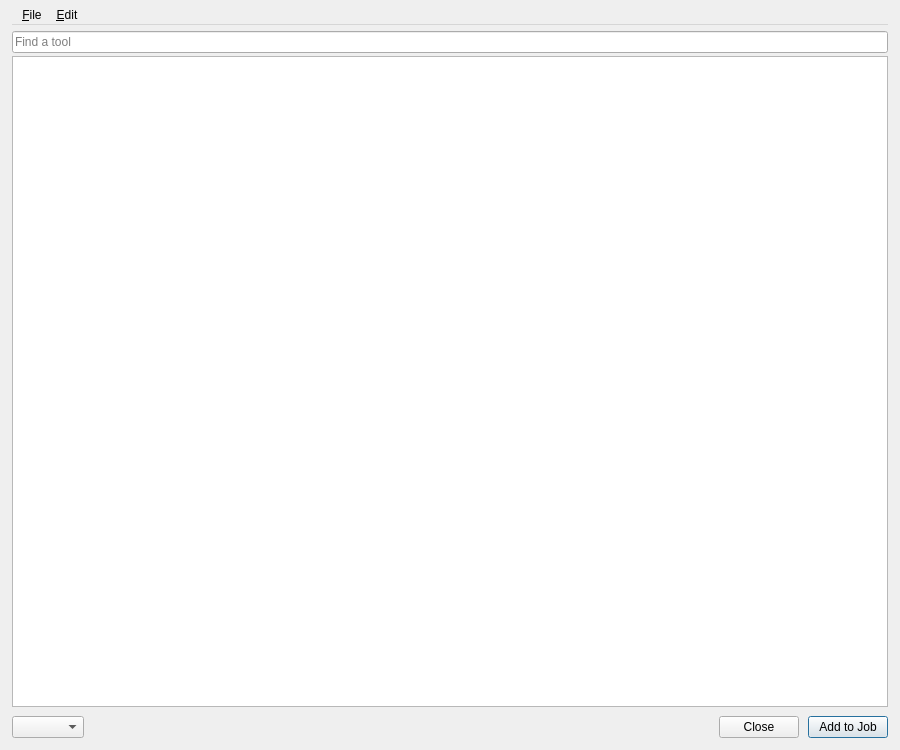
<?xml version="1.0" encoding="UTF-8"?>
<ui version="4.0">
 <class>MainWindow</class>
 <widget class="QDialog" name="MainWindow">
  <property name="geometry">
   <rect>
    <x>0</x>
    <y>0</y>
    <width>900</width>
    <height>750</height>
   </rect>
  </property>
  <property name="windowTitle">
   <string>Tool Library</string>
  </property>
  <layout class="QVBoxLayout" name="verticalLayout">
   <property name="leftMargin">
    <number>12</number>
   </property>
   <property name="topMargin">
    <number>6</number>
   </property>
   <property name="rightMargin">
    <number>12</number>
   </property>
   <property name="bottomMargin">
    <number>6</number>
   </property>
   <item>
    <widget class="QMenuBar" name="menubar">
     <widget class="QMenu" name="menuEdit">
      <property name="title">
       <string>&amp;Edit</string>
      </property>
      <addaction name="actionCopy"/>
      <addaction name="actionPaste"/>
      <addaction name="actionDelete"/>
      <addaction name="actionDuplicate"/>
      <addaction name="separator"/>
      <addaction name="actionPreferences"/>
     </widget>
     <widget class="QMenu" name="menu_Library">
      <property name="title">
       <string>&amp;File</string>
      </property>
      <addaction name="actionAddLibrary"/>
      <addaction name="actionEditLibrary"/>
      <addaction name="actionDeleteLibrary"/>
      <addaction name="actionImportLibrary"/>
      <addaction name="actionExportLibrary"/>
      <addaction name="separator"/>
      <addaction name="actionCreateTool"/>
      <addaction name="actionImportTool"/>
      <addaction name="separator"/>
      <addaction name="actionImportShape"/>
      <addaction name="separator"/>
      <addaction name="actionExit"/>
     </widget>
     <addaction name="menu_Library"/>
     <addaction name="menuEdit"/>
    </widget>
   </item>
   <item>
    <layout class="QHBoxLayout" name="horizontalLayout">
     <item>
      <layout class="QGridLayout" name="gridLayout">
       <property name="verticalSpacing">
        <number>3</number>
       </property>
       <item row="6" column="0">
        <layout class="QHBoxLayout" name="horizontalLayout_2" stretch="0,1,0">
         <property name="spacing">
          <number>9</number>
         </property>
         <property name="sizeConstraint">
          <enum>QLayout::SetMinimumSize</enum>
         </property>
         <property name="leftMargin">
          <number>0</number>
         </property>
         <property name="topMargin">
          <number>6</number>
         </property>
         <property name="rightMargin">
          <number>0</number>
         </property>
         <property name="bottomMargin">
          <number>6</number>
         </property>
         <item>
          <widget class="QComboBox" name="comboBoxLibrary">
           <property name="sizePolicy">
            <sizepolicy hsizetype="Fixed" vsizetype="Fixed">
             <horstretch>0</horstretch>
             <verstretch>0</verstretch>
            </sizepolicy>
           </property>
           <property name="editable">
            <bool>false</bool>
           </property>
           <property name="placeholderText">
            <string>Library</string>
           </property>
          </widget>
         </item>
         <item>
          <widget class="QDialogButtonBox" name="buttonBox">
           <property name="focusPolicy">
            <enum>Qt::TabFocus</enum>
           </property>
           <property name="standardButtons">
            <set>QDialogButtonBox::Close</set>
           </property>
          </widget>
         </item>
         <item>
          <widget class="QPushButton" name="pushButtonAddToJob">
           <property name="enabled">
            <bool>true</bool>
           </property>
           <property name="text">
            <string>Add to Job</string>
           </property>
           <property name="icon">
            <iconset>
             <normaloff>../resources/icons/add-to-job.svg</normaloff>../resources/icons/add-to-job.svg</iconset>
           </property>
           <property name="default">
            <bool>true</bool>
           </property>
          </widget>
         </item>
        </layout>
       </item>
       <item row="4" column="0">
        <widget class="QListWidget" name="listWidgetTools">
         <property name="alternatingRowColors">
          <bool>true</bool>
         </property>
         <property name="sortingEnabled">
          <bool>true</bool>
         </property>
        </widget>
       </item>
       <item row="0" column="0">
        <widget class="QLineEdit" name="lineEditSearch">
         <property name="frame">
          <bool>true</bool>
         </property>
         <property name="placeholderText">
          <string>Find a tool</string>
         </property>
         <property name="clearButtonEnabled">
          <bool>true</bool>
         </property>
        </widget>
       </item>
      </layout>
     </item>
    </layout>
   </item>
  </layout>
  <action name="actionCopy">
   <property name="icon">
    <iconset>
     <normaloff>../resources/icons/copy.svg</normaloff>../resources/icons/copy.svg</iconset>
   </property>
   <property name="text">
    <string>Copy</string>
   </property>
   <property name="shortcut">
    <string notr="true">Ctrl+C</string>
   </property>
   <property name="shortcutContext">
    <enum>Qt::WindowShortcut</enum>
   </property>
  </action>
  <action name="actionCut">
   <property name="icon">
    <iconset>
     <normaloff>../resources/icons/cut.svg</normaloff>../resources/icons/cut.svg</iconset>
   </property>
   <property name="text">
    <string>Cut</string>
   </property>
  </action>
  <action name="actionPaste">
   <property name="icon">
    <iconset>
     <normaloff>../resources/icons/paste.svg</normaloff>../resources/icons/paste.svg</iconset>
   </property>
   <property name="text">
    <string>Paste</string>
   </property>
   <property name="shortcut">
    <string notr="true">Ctrl+V</string>
   </property>
  </action>
  <action name="actionDelete">
   <property name="icon">
    <iconset>
     <normaloff>../resources/icons/delete.svg</normaloff>../resources/icons/delete.svg</iconset>
   </property>
   <property name="text">
    <string>Delete</string>
   </property>
   <property name="shortcut">
    <string notr="true">Del</string>
   </property>
  </action>
  <action name="actionPreferences">
   <property name="icon">
    <iconset>
     <normaloff>../resources/icons/tool-settings.svg</normaloff>../resources/icons/tool-settings.svg</iconset>
   </property>
   <property name="text">
    <string>Preferences</string>
   </property>
   <property name="shortcut">
    <string notr="true"/>
   </property>
  </action>
  <action name="actionDuplicate">
   <property name="icon">
    <iconset>
     <normaloff>../resources/icons/duplicate.svg</normaloff>../resources/icons/duplicate.svg</iconset>
   </property>
   <property name="text">
    <string>Duplicate</string>
   </property>
   <property name="shortcut">
    <string notr="true">Ctrl+D</string>
   </property>
  </action>
  <action name="actionAddLibrary">
   <property name="icon">
    <iconset>
     <normaloff>../resources/icons/add-library.svg</normaloff>../resources/icons/add-library.svg</iconset>
   </property>
   <property name="text">
    <string>Create a library...</string>
   </property>
  </action>
  <action name="actionDelete_selected_library">
   <property name="text">
    <string>Delete selected library</string>
   </property>
  </action>
  <action name="actionEditLibrary">
   <property name="icon">
    <iconset>
     <normaloff>../resources/icons/edit.svg</normaloff>../resources/icons/edit.svg</iconset>
   </property>
   <property name="text">
    <string>Library properties...</string>
   </property>
  </action>
  <action name="actionCreateTool">
   <property name="icon">
    <iconset>
     <normaloff>../resources/icons/tool-create.svg</normaloff>../resources/icons/tool-create.svg</iconset>
   </property>
   <property name="text">
    <string>Create a tool...</string>
   </property>
   <property name="shortcut">
    <string>+</string>
   </property>
  </action>
  <action name="actionExportLibrary">
   <property name="icon">
    <iconset>
     <normaloff>../resources/icons/export.svg</normaloff>../resources/icons/export.svg</iconset>
   </property>
   <property name="text">
    <string>Export selected library...</string>
   </property>
  </action>
  <action name="actionDeleteLibrary">
   <property name="icon">
    <iconset>
     <normaloff>../resources/icons/delete.svg</normaloff>../resources/icons/delete.svg</iconset>
   </property>
   <property name="text">
    <string>Delete selected library</string>
   </property>
  </action>
  <action name="actionImportShape">
   <property name="icon">
    <iconset>
     <normaloff>../resources/icons/import.svg</normaloff>../resources/icons/import.svg</iconset>
   </property>
   <property name="text">
    <string>Import a shape...</string>
   </property>
  </action>
  <action name="actionImportTool">
   <property name="icon">
    <iconset>
     <normaloff>../resources/icons/import.svg</normaloff>../resources/icons/import.svg</iconset>
   </property>
   <property name="text">
    <string>Import a tool...</string>
   </property>
  </action>
  <action name="actionExit">
   <property name="icon">
    <iconset>
     <normaloff>../resources/icons/exit.svg</normaloff>../resources/icons/exit.svg</iconset>
   </property>
   <property name="text">
    <string>Exit</string>
   </property>
  </action>
  <action name="actionImportLibrary">
   <property name="icon">
    <iconset>
     <normaloff>../resources/icons/import.svg</normaloff>../resources/icons/import.svg</iconset>
   </property>
   <property name="text">
    <string>Import a library...</string>
   </property>
  </action>
 </widget>
 <resources/>
 <connections/>
</ui>
